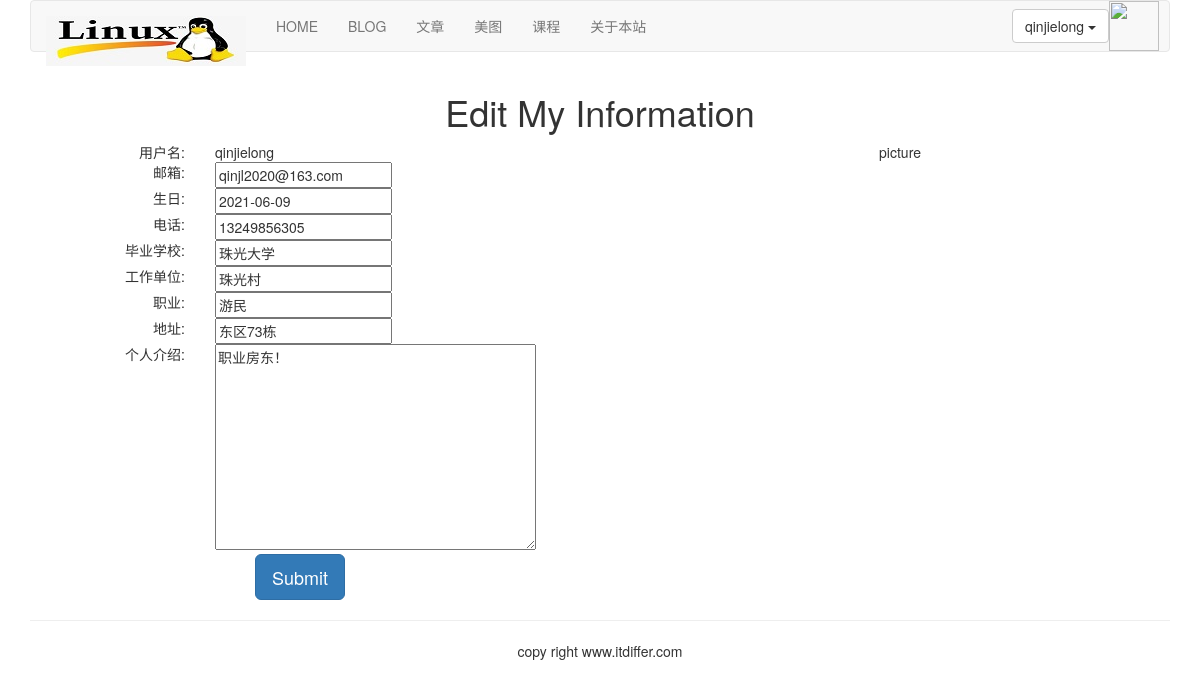
Page /account/edit-my-information/ (signed in) on the committed database.
### account/models.py (models this page shows, shortened)
class UserProfile(models.Model):
    user = models.OneToOneField(User, on_delete=models.CASCADE, unique=True)
    birth = models.DateField(blank=True, null=True)
    phone = models.CharField(max_length=20, null=True)

class UserInfo(models.Model):
    user = models.OneToOneField(User, on_delete=models.CASCADE, unique=True)
    school = models.CharField(max_length=100, blank=True)
    company = models.CharField(max_length=100, blank=True)
    profession = models.CharField(max_length=100, blank=True)
    address = models.CharField(max_length=100, blank=True)
    aboutme = models.TextField(blank=True)
    photo = models.ImageField(blank=True)
    status = models.CharField(max_length=32, blank=True, default="ok", verbose_name='状态', help_text='帐号状态')
    employe_id = models.IntegerField(blank=True, default=0, verbose_name='工号', help_text='员工编号')

### account/views.py (the view)
# urls.py: path('edit-my-information/', views.myself_edit, name="edit_my_information"),
@login_required(login_url='/account/login/')
def myself_edit(request):
    userprofile = UserProfile.objects.get(user=request.user) if hasattr(request.user, 'userprofile') else UserProfile.objects.create(user=request.user)
    userinfo = UserInfo.objects.get(user=request.user) if hasattr(request.user, 'userinfo') else UserInfo.objects.create(user=request.user)
    if request.method == "POST":
        user_form = UserForm(request.POST)
        userprofile_form = UserProfileForm(request.POST)
        userinfo_form = UserInfoForm(request.POST)
        if user_form.is_valid() * userprofile_form.is_valid() * userinfo_form.is_valid():
            admin = finance_view.get_admin()
            if admin == None:
              return HttpResponse("管理员帐号异常，请联系管理员处理。")
            ok = finance_view.edit_userinfo_coin_trans(request.user, admin)
            if not ok:
              return HttpResponse("你的银币不足，暂时不能修改！")
            user_cd = user_form.cleaned_data
            userprofile_cd = userprofile_form.cleaned_data
            userinfo_cd = userinfo_form.cleaned_data
            request.user.email = user_cd['email']
            userprofile.birth = userprofile_cd['birth']
            userprofile.phone = userprofile_cd['phone']
            userinfo.school = userinfo_cd['school']
            userinfo.company = userinfo_cd['company']
            userinfo.profession = userinfo_cd['profession']
            userinfo.address = userinfo_cd['address']
            userinfo.aboutme = userinfo_cd['aboutme']
            request.user.save()
            userprofile.save()
            userinfo.save()
        return HttpResponseRedirect('/account/my-information/')
    else:
        user_form = UserForm(instance=request.user)
        userprofile_form = UserProfileForm(initial={"birth":userprofile.birth, "phone":userprofile.phone})
        userinfo_form = UserInfoForm(initial={"school":userinfo.school, "company":userinfo.company, "profession":userinfo.profession, "address":userinfo.address, "aboutme":userinfo.aboutme})
        return render(request, "account/myself_edit.html", {"user_form":user_form, "userprofile_form":userprofile_form, "userinfo_form":userinfo_form})

### account/forms.py
class UserForm(forms.ModelForm):
    class Meta:
        model = User
        fields = ("email",)

class UserProfileForm(forms.ModelForm):
    class Meta:
        model = UserProfile
        fields = ("phone", "birth")

### home/context_processors.py (called while the page is built)
def add_userinfo_to_context(request):
    if request.user.is_authenticated:
      try:
        userinfo = UserInfo.objects.get(user=request.user)
        if hasattr(request.user, 'userinfo'):
          return {"user":request.user, "userinfo":userinfo}
      except:
        return {"user":request.user}
    else:
      return {"user":request.user}

### templates/account/myself_edit.html (shortened to what this page needs)
{% extends "base.html" %}
{% block content %}
<div class="row text-center vertical-middle-sm">
    <h1>Edit My Information</h1>
    <div class="row">
        <div class="col-md-6" >
            <form class="form-horizontal" action="." method="post">{% csrf_token %}
                <div class="row">
                    <div class="col-md-4 text-right"><span>用户名:</span></div>
                    <div class="col-md-8 text-left">{{user.username}}</div>
                </div>
                <div class="row">
                    <div class="col-md-4 text-right"><span>邮箱:</span></div>
                    <div class="col-md-8 text-left">{{user_form.email}}</div>
                </div>
                <div class="row">
                    <div class="col-md-4 text-right"><span>生日:</span></div>
                    <div class="col-md-8 text-left">{{userprofile_form.birth}}</div>
                </div>
                <div class="row">
                    <div class="col-md-4 text-right"><span>电话:</span></div>
                    <div class="col-md-8 text-left">{{userprofile_form.phone}}</div>
                </div>
                <div class="row">
                    <div class="col-md-4 text-right"><span>毕业学校:</span></div>
                    <div class="col-md-8 text-left">{{userinfo_form.school}}</div>
                </div>
                <div class="row">
                    <div class="col-md-4 text-right"><span>工作单位:</span></div>
                    <div class="col-md-8 text-left">{{userinfo_form.company}}</div>
                </div>
                <div class="row">
                    <div class="col-md-4 text-right"><span>职业:</span></div>
                    <div class="col-md-8 text-left">{{userinfo_form.profession}}</div>
                </div>
                <div class="row">
                    <div class="col-md-4 text-right"><span>地址:</span></div>
                    <div class="col-md-8 text-left">{{userinfo_form.address}}</div>
                </div>
                <div class="row">
                    <div class="col-md-4 text-right"><span>个人介绍:</span></div>
                    <div class="col-md-8 text-left">{{userinfo_form.aboutme}}</div>
                </div>
                <div class="row">
                    <input type="submit" class="btn btn-primary btn-lg" value="Submit">
                </div>
            </form>
        </div>
        <div class="col-md-6">
            <p>picture</p>
        </div>
    </div>
</div>
{% endblock %}

### templates/header.html (shortened to what this page needs)
{% load staticfiles %}
<div class="container">
    <nav class="navbar navbar-default" role="navigation">
        <div class="navbar-header">
            <a class="navbar-brand" href="http://www.itdiffer.com">
                <img src="{% static '/images/linux_logo.jpg' %}" width="200px">
            </a>
        </div>
        <div>
            <ul class="nav navbar-nav" role="navigation">
                <li><a href="{% url 'home:home' %}">HOME</a></li>
                <li><a href="{% url 'blog:blog_title' %}">BLOG</a></li>
                <li><a href="{% url 'article:article_titles' %}">文章</a></li>
	        <li><a href="{% url 'image:falls_images' %}">美图</a></li>
	        <li><a href="{% url 'course:course_list' %}">课程</a></li>
                <li><a href="{% url 'home:about'%}">关于本站</a></li>
            </ul>
            <ul class="nav navbar-nav navbar-right" style="margin-right:10px">
		{% if user.is_authenticated %}
                <li>
		    <div class="dropdown" style="margin-top:8px">
                        <button class='btn btn-default dropdown-toggle' type='button' id='dropdownMenu' data-toggle='dropdown'>{{ user.username }}
                        <span class='caret'></span>
                        </button>
                    </div>
                </li>
		<li>
		    <img src={{ userinfo.photo }} class="img-circle" width="50px" height="50px">
  		</li>
		{% else %}
                <li><a href="{% url 'account:user_login' %}">LOGIN</a></li>
		<li><a href="{% url 'account:user_register' %}">Sign up</a></li>
		{% endif %}
            </ul>
        </div>
    </nav>
</div>

### rows in the picture
UserProfile: birth "2021-06-09", phone "13249856305"
UserInfo: school "珠光大学", company "珠光村", profession "游民", address "东区73栋", aboutme "职业房东！"

### other values in the picture
{{ user.username }} "qinjielong"
